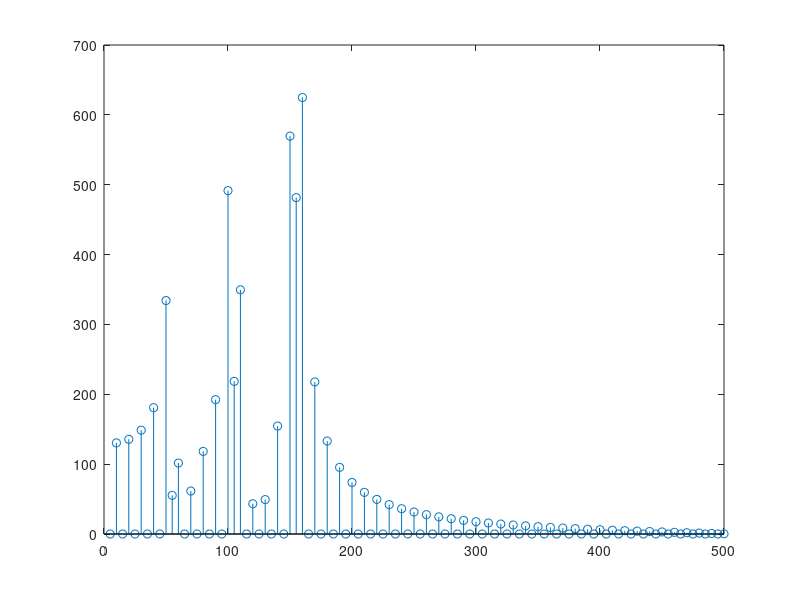
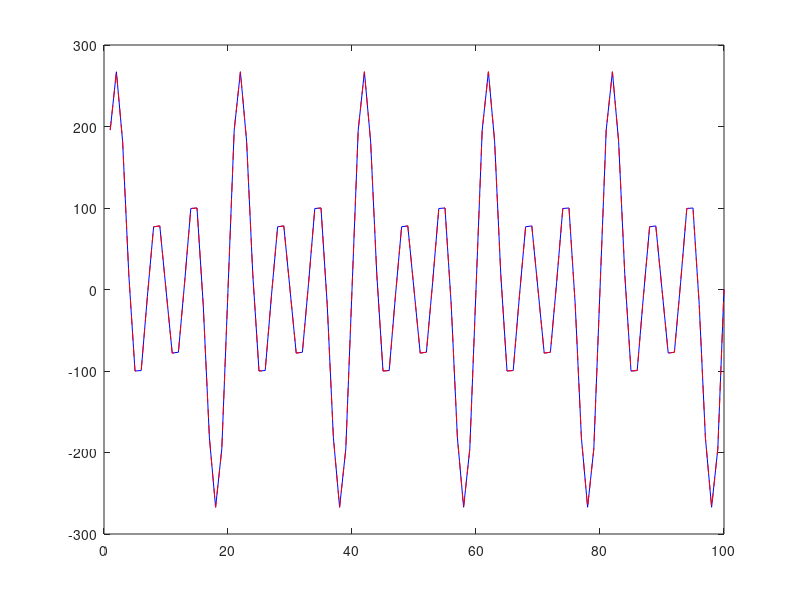
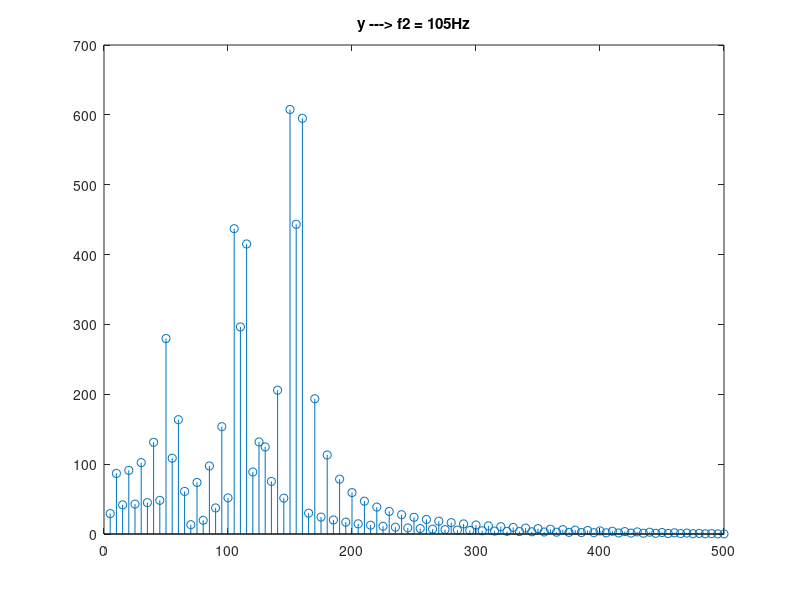
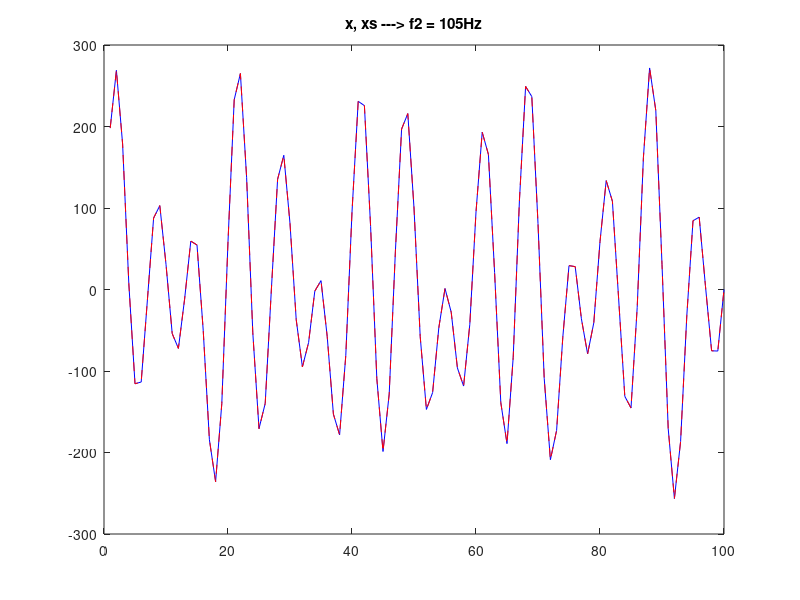

These figures' MATLAB source, in order:
clear all;
close all;
N = 100;
k = 0:N-1;
n = 0:N-1;
fs = 1000;
t = 1/1000:1/1000:0.1;
f1 = 50;
f2 = 100;
f3 = 150;
A1 = 50;
A2 = 100;
A3 = 150;
x = A1*sin(2*pi*f1*t)+A2*sin(2*pi*f2*t)+A3*sin(2*pi*f3*t);
plot(x)
A = zeros(N, N);
%A = sqrt(2/N) * cos( pi/N * (k+0.5)' * (n+0.5) );

for k = 0:N-1
    if k == 0
        wk = sqrt(1/N)*cos(pi*k/N*(n+0.5));     % Wartość sk dla k = 0
    else
        wk = sqrt(2/N)*cos(pi*k/N*(n+0.5));     % Wartość sk dla k != 0
    end
  
    A(k+1, :) = wk;
end

S = A';
counter = 1;
for i = 1:N
    subplot(211)
    plot(1:N, A(i, :), "b-");
    subplot(212)
    plot(1:N, S(:, i), "r-");
    title(counter);
    counter = counter + 1;
    %pause();
    clf;
end

y = A*x';
figure;
f=(1:N)*fs/(2*N);
stem(f, abs(y))
xs = S*y;
figure
plot(x, "b-")
hold on
plot(xs, "r--")
err = max(max(abs(x'-xs)));
fprintf('Reconstructed with error: %u\n', err)
f4 = 105;
x2 = A1*sin(2*pi*f1*t)+A2*sin(2*pi*f4*t)+A3*sin(2*pi*f3*t);
y2 = A*x2';
xs2 = S*y2;
err = max(max(abs(x2'-xs2)));
fprintf('Reconstructed with error: %u\n', err)
figure;
stem(f, abs(y2));
title("y ---> f2 = 105Hz")

figure
plot(x2, "b-")
hold on
plot(xs2, "r--")
title("x, xs ---> f2 = 105Hz")

x3 = A1*sin(2*pi*52.5*t)+A2*sin(2*pi*102.5*t)+A3*sin(2*pi*152.5*t);
y3 = A*x3';
xs3 = S*y3;
err = max(max(abs(x3'-xs3)));
fprintf('Reconstructed with error: %u\n', err)
figure;
stem(f, abs(y3));
title("y ---> f1,f2,f3 + 2.5Hz")

figure
plot(x3, "b-")
hold on
plot(xs3, "r--")
title("x, xs ---> f1,f2,f3 + 2.5Hz")